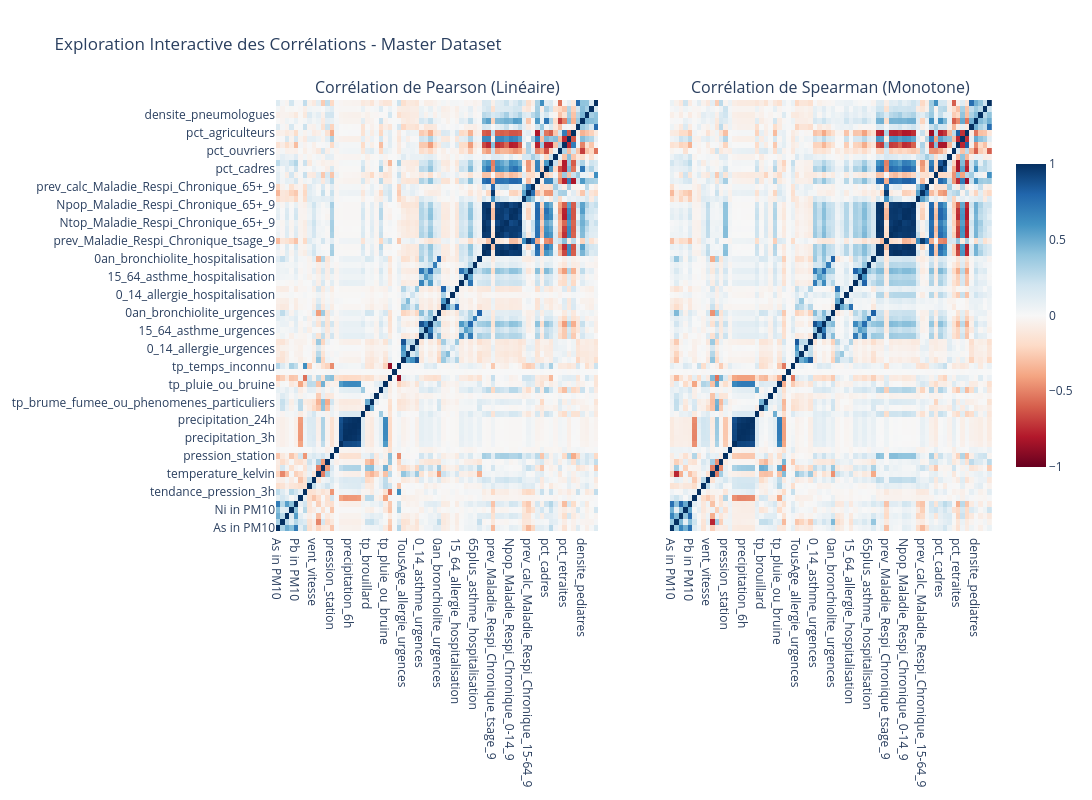

The cell this chart's notebook holds for it:
### Code cell
import plotly.graph_objects as go
from plotly.subplots import make_subplots

# Création des sous-graphiques côte à côte
fig = make_subplots(
    rows=1, cols=2, 
    subplot_titles=('Corrélation de Pearson (Linéaire)', 'Corrélation de Spearman (Monotone)'),
    horizontal_spacing=0.1
)

# Ajout de la heatmap Pearson
fig.add_trace(
    go.Heatmap(
        z=corr_pearson.values,
        x=corr_pearson.columns,
        y=corr_pearson.index,
        colorscale='RdBu',
        zmin=-1, zmax=1,
        colorbar=dict(len=0.75, y=0.5)
    ),
    row=1, col=1
)

# Ajout de la heatmap Spearman
fig.add_trace(
    go.Heatmap(
        z=corr_spearman.values,
        x=corr_spearman.columns,
        y=corr_spearman.index,
        colorscale='RdBu',
        zmin=-1, zmax=1,
        showscale=False # On masque la seconde barre d'échelle pour plus de clarté
    ),
    row=1, col=2
)

# Mise en page globale
fig.update_layout(
    title_text="Exploration Interactive des Corrélations - Master Dataset",
    height=800,
    width=1500,
    template="plotly_white"
)

# Masquer les étiquettes de l'axe des abscisses pour la figure de droite (col=2)
fig.update_yaxes(showticklabels=False, row=1, col=2)

# Affichage du graphique interactif
fig.show()

### Figure 1 — Plotly figure (JSON) as saved in the notebook; plotly's stock layout.template omitted (floating-point values rounded to 4 significant figures; data arrays with more than 128 entries replaced by an {"elided": "..."} marker saying what was removed)
{"data": [{"colorbar": {"len": 0.75, "y": 0.5}, "colorscale": [[0, "rgb(103,0,31)"], [0.1, "rgb(178,24,43)"], [0.2, "rgb(214,96,77)"], [0.3, "rgb(244,165,130)"], [0.4, "rgb(253,219,199)"], [0.5, "rgb(247,247,247)"], [0.6, "rgb(209,229,240)"], [0.7, "rgb(146,197,222)"], [0.8, "rgb(67,147,195)"], [0.9, "rgb(33,102,172)"], [1, "rgb(5,48,97)"]], "type": "heatmap", "x": ["As in PM10", "BaP in PM10", "Cd in PM10", "Ni in PM10", "Pb in PM10", "pression_mer", "tendance_pression_3h", "vent_direction", "vent_vitesse", "temperature_kelvin", "humidite_relative", "visibilite", "pression_station", "periode_rafale", "precipitation_1h", "precipitation_3h", "precipitation_6h", "precipitation_12h", "precipitation_24h", "tp_averses_ou_orages", "tp_brouillard", "tp_brume_fumee_ou_phenomenes_particuliers", "tp_neige_precipitation_solide", "tp_phenomenes_recents_derniere_heure", "tp_pluie_ou_bruine", "tp_sans_precipitation_visibilite_ou_nuages", "tp_tempete_poussiere_chasse_neige", "tp_temps_inconnu", "TousAge_allergie_urgences", "65plus_allergie_urgences", "0_14_allergie_urgences", "15_64_allergie_urgences", "0_14_asthme_urgences", "15_64_asthme_urgences", "TousAge_asthme_urgences", "65plus_asthme_urgences", "0an_bronchiolite_urgences", "TousAge_allergie_hospitalisation", "65plus_allergie_hospitalisation", "0_14_allergie_hospitalisation", "15_64_allergie_hospitalisation", "0_14_asthme_hospitalisation", "15_64_asthme_hospitalisation", "TousAge_asthme_hospitalisation", "65plus_asthme_hospitalisation", "0an_bronchiolite_hospitalisation", "Ntop_Maladie_Respi_Chronique_tsage_9", "Npop_Maladie_Respi_Chronique_tsage_9", "prev_Maladie_Respi_Chronique_tsage_9", "Ntop_Maladie_Respi_Chronique_0-14_9", "Ntop_Maladie_Respi_Chronique_15-64_9", "Ntop_Maladie_Respi_Chronique_65+_9", "Npop_Maladie_Respi_Chronique_0-14_9", "Npop_Maladie_Respi_Chronique_15-64_9", "Npop_Maladie_Respi_Chronique_65+_9", "prev_calc_Maladie_Respi_Chronique_0-14_9", "prev_calc_Maladie_Respi_Chronique_15-64_9", "prev_calc_Maladie_Respi_Chronique_65+_9", "pct_urbain", "pct_artisans", "pct_cadres", "pct_prof_inter", "pct_employes", "pct_ouvriers", "pct_retraites", "pct_sans_activite", "pct_agriculteurs", "densite_generalistes", "densite_pediatres", "densite_pneumologues", "densite_allergologues", "densite_kines"], "xaxis": "x", "y": ["As in PM10", "BaP in PM10", "Cd in PM10", "Ni in PM10", "Pb in PM10", "pression_mer", "tendance_pression_3h", "vent_direction", "vent_vitesse", "temperature_kelvin", "humidite_relative", "visibilite", "pression_station", "periode_rafale", "precipitation_1h", "precipitation_3h", "precipitation_6h", "precipitation_12h", "precipitation_24h", "tp_averses_ou_orages", "tp_brouillard", "tp_brume_fumee_ou_phenomenes_particuliers", "tp_neige_precipitation_solide", "tp_phenomenes_recents_derniere_heure", "tp_pluie_ou_bruine", "tp_sans_precipitation_visibilite_ou_nuages", "tp_tempete_poussiere_chasse_neige", "tp_temps_inconnu", "TousAge_allergie_urgences", "65plus_allergie_urgences", "0_14_allergie_urgences", "15_64_allergie_urgences", "0_14_asthme_urgences", "15_64_asthme_urgences", "TousAge_asthme_urgences", "65plus_asthme_urgences", "0an_bronchiolite_urgences", "TousAge_allergie_hospitalisation", "65plus_allergie_hospitalisation", "0_14_allergie_hospitalisation", "15_64_allergie_hospitalisation", "0_14_asthme_hospitalisation", "15_64_asthme_hospitalisation", "TousAge_asthme_hospitalisation", "65plus_asthme_hospitalisation", "0an_bronchiolite_hospitalisation", "Ntop_Maladie_Respi_Chronique_tsage_9", "Npop_Maladie_Respi_Chronique_tsage_9", "prev_Maladie_Respi_Chronique_tsage_9", "Ntop_Maladie_Respi_Chronique_0-14_9", "Ntop_Maladie_Respi_Chronique_15-64_9", "Ntop_Maladie_Respi_Chronique_65+_9", "Npop_Maladie_Respi_Chronique_0-14_9", "Npop_Maladie_Respi_Chronique_15-64_9", "Npop_Maladie_Respi_Chronique_65+_9", "prev_calc_Maladie_Respi_Chronique_0-14_9", "prev_calc_Maladie_Respi_Chronique_15-64_9", "prev_calc_Maladie_Respi_Chronique_65+_9", "pct_urbain", "pct_artisans", "pct_cadres", "pct_prof_inter", "pct_employes", "pct_ouvriers", "pct_retraites", "pct_sans_activite", "pct_agriculteurs", "densite_generalistes", "densite_pediatres", "densite_pneumologues", "densite_allergologues", "densite_kines"], "yaxis": "y", "z": {"elided": "72x72 float values"}, "zmax": 1, "zmin": -1}, {"colorscale": [[0, "rgb(103,0,31)"], [0.1, "rgb(178,24,43)"], [0.2, "rgb(214,96,77)"], [0.3, "rgb(244,165,130)"], [0.4, "rgb(253,219,199)"], [0.5, "rgb(247,247,247)"], [0.6, "rgb(209,229,240)"], [0.7, "rgb(146,197,222)"], [0.8, "rgb(67,147,195)"], [0.9, "rgb(33,102,172)"], [1, "rgb(5,48,97)"]], "showscale": false, "type": "heatmap", "x": ["As in PM10", "BaP in PM10", "Cd in PM10", "Ni in PM10", "Pb in PM10", "pression_mer", "tendance_pression_3h", "vent_direction", "vent_vitesse", "temperature_kelvin", "humidite_relative", "visibilite", "pression_station", "periode_rafale", "precipitation_1h", "precipitation_3h", "precipitation_6h", "precipitation_12h", "precipitation_24h", "tp_averses_ou_orages", "tp_brouillard", "tp_brume_fumee_ou_phenomenes_particuliers", "tp_neige_precipitation_solide", "tp_phenomenes_recents_derniere_heure", "tp_pluie_ou_bruine", "tp_sans_precipitation_visibilite_ou_nuages", "tp_tempete_poussiere_chasse_neige", "tp_temps_inconnu", "TousAge_allergie_urgences", "65plus_allergie_urgences", "0_14_allergie_urgences", "15_64_allergie_urgences", "0_14_asthme_urgences", "15_64_asthme_urgences", "TousAge_asthme_urgences", "65plus_asthme_urgences", "0an_bronchiolite_urgences", "TousAge_allergie_hospitalisation", "65plus_allergie_hospitalisation", "0_14_allergie_hospitalisation", "15_64_allergie_hospitalisation", "0_14_asthme_hospitalisation", "15_64_asthme_hospitalisation", "TousAge_asthme_hospitalisation", "65plus_asthme_hospitalisation", "0an_bronchiolite_hospitalisation", "Ntop_Maladie_Respi_Chronique_tsage_9", "Npop_Maladie_Respi_Chronique_tsage_9", "prev_Maladie_Respi_Chronique_tsage_9", "Ntop_Maladie_Respi_Chronique_0-14_9", "Ntop_Maladie_Respi_Chronique_15-64_9", "Ntop_Maladie_Respi_Chronique_65+_9", "Npop_Maladie_Respi_Chronique_0-14_9", "Npop_Maladie_Respi_Chronique_15-64_9", "Npop_Maladie_Respi_Chronique_65+_9", "prev_calc_Maladie_Respi_Chronique_0-14_9", "prev_calc_Maladie_Respi_Chronique_15-64_9", "prev_calc_Maladie_Respi_Chronique_65+_9", "pct_urbain", "pct_artisans", "pct_cadres", "pct_prof_inter", "pct_employes", "pct_ouvriers", "pct_retraites", "pct_sans_activite", "pct_agriculteurs", "densite_generalistes", "densite_pediatres", "densite_pneumologues", "densite_allergologues", "densite_kines"], "xaxis": "x2", "y": ["As in PM10", "BaP in PM10", "Cd in PM10", "Ni in PM10", "Pb in PM10", "pression_mer", "tendance_pression_3h", "vent_direction", "vent_vitesse", "temperature_kelvin", "humidite_relative", "visibilite", "pression_station", "periode_rafale", "precipitation_1h", "precipitation_3h", "precipitation_6h", "precipitation_12h", "precipitation_24h", "tp_averses_ou_orages", "tp_brouillard", "tp_brume_fumee_ou_phenomenes_particuliers", "tp_neige_precipitation_solide", "tp_phenomenes_recents_derniere_heure", "tp_pluie_ou_bruine", "tp_sans_precipitation_visibilite_ou_nuages", "tp_tempete_poussiere_chasse_neige", "tp_temps_inconnu", "TousAge_allergie_urgences", "65plus_allergie_urgences", "0_14_allergie_urgences", "15_64_allergie_urgences", "0_14_asthme_urgences", "15_64_asthme_urgences", "TousAge_asthme_urgences", "65plus_asthme_urgences", "0an_bronchiolite_urgences", "TousAge_allergie_hospitalisation", "65plus_allergie_hospitalisation", "0_14_allergie_hospitalisation", "15_64_allergie_hospitalisation", "0_14_asthme_hospitalisation", "15_64_asthme_hospitalisation", "TousAge_asthme_hospitalisation", "65plus_asthme_hospitalisation", "0an_bronchiolite_hospitalisation", "Ntop_Maladie_Respi_Chronique_tsage_9", "Npop_Maladie_Respi_Chronique_tsage_9", "prev_Maladie_Respi_Chronique_tsage_9", "Ntop_Maladie_Respi_Chronique_0-14_9", "Ntop_Maladie_Respi_Chronique_15-64_9", "Ntop_Maladie_Respi_Chronique_65+_9", "Npop_Maladie_Respi_Chronique_0-14_9", "Npop_Maladie_Respi_Chronique_15-64_9", "Npop_Maladie_Respi_Chronique_65+_9", "prev_calc_Maladie_Respi_Chronique_0-14_9", "prev_calc_Maladie_Respi_Chronique_15-64_9", "prev_calc_Maladie_Respi_Chronique_65+_9", "pct_urbain", "pct_artisans", "pct_cadres", "pct_prof_inter", "pct_employes", "pct_ouvriers", "pct_retraites", "pct_sans_activite", "pct_agriculteurs", "densite_generalistes", "densite_pediatres", "densite_pneumologues", "densite_allergologues", "densite_kines"], "yaxis": "y2", "z": {"elided": "72x72 float values"}, "zmax": 1, "zmin": -1}], "layout": {"annotations": [{"font": {"size": 16}, "showarrow": false, "text": "Corrélation de Pearson (Linéaire)", "x": 0.225, "xanchor": "center", "xref": "paper", "y": 1, "yanchor": "bottom", "yref": "paper"}, {"font": {"size": 16}, "showarrow": false, "text": "Corrélation de Spearman (Monotone)", "x": 0.775, "xanchor": "center", "xref": "paper", "y": 1, "yanchor": "bottom", "yref": "paper"}], "height": 800, "title": {"text": "Exploration Interactive des Corrélations - Master Dataset"}, "width": 1500, "xaxis": {"anchor": "y", "domain": [0, 0.45]}, "xaxis2": {"anchor": "y2", "domain": [0.55, 1]}, "yaxis": {"anchor": "x", "domain": [0, 1]}, "yaxis2": {"anchor": "x2", "domain": [0, 1], "showticklabels": false}}}
